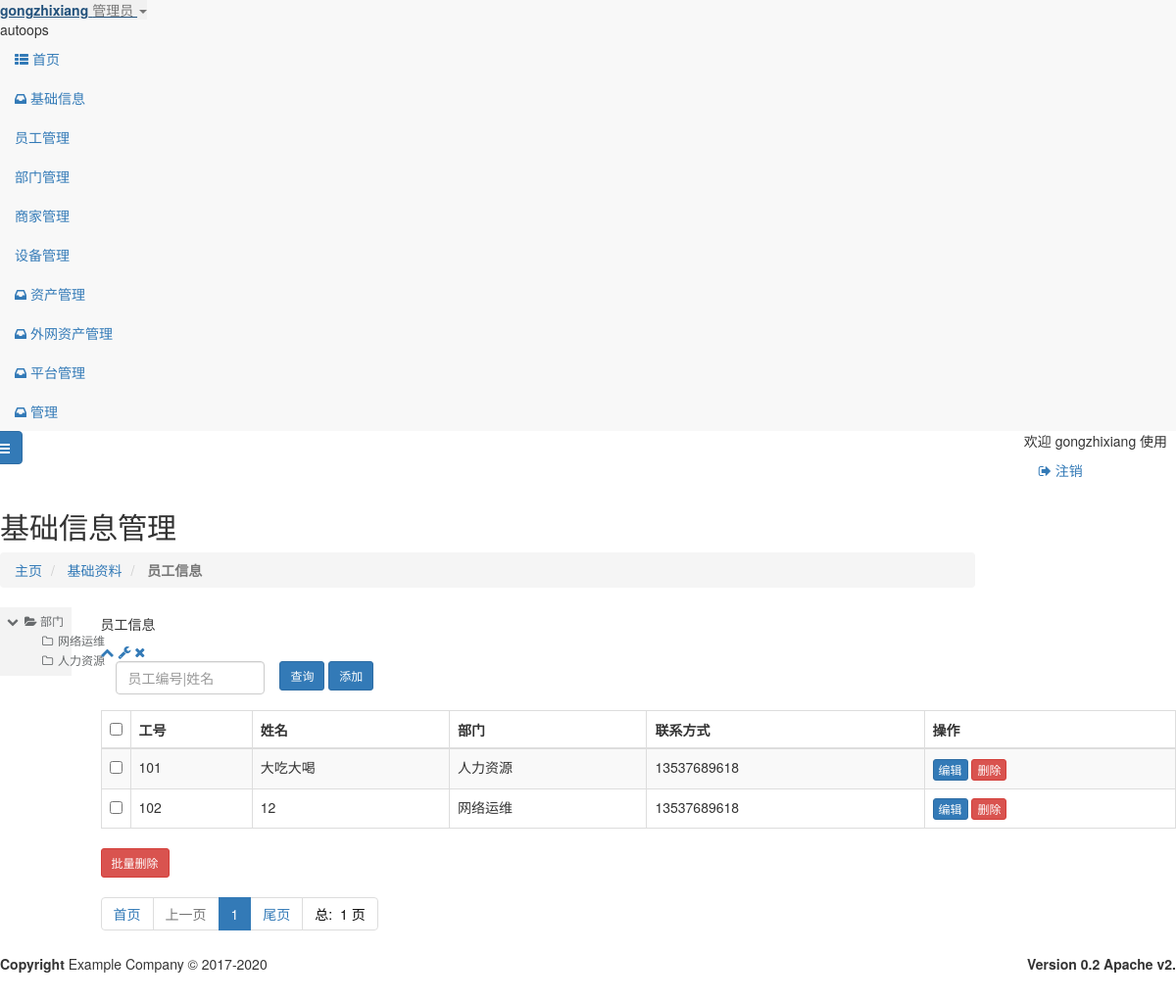
/base_info/person.html (signed in), run on an earlier commit of the app's database.
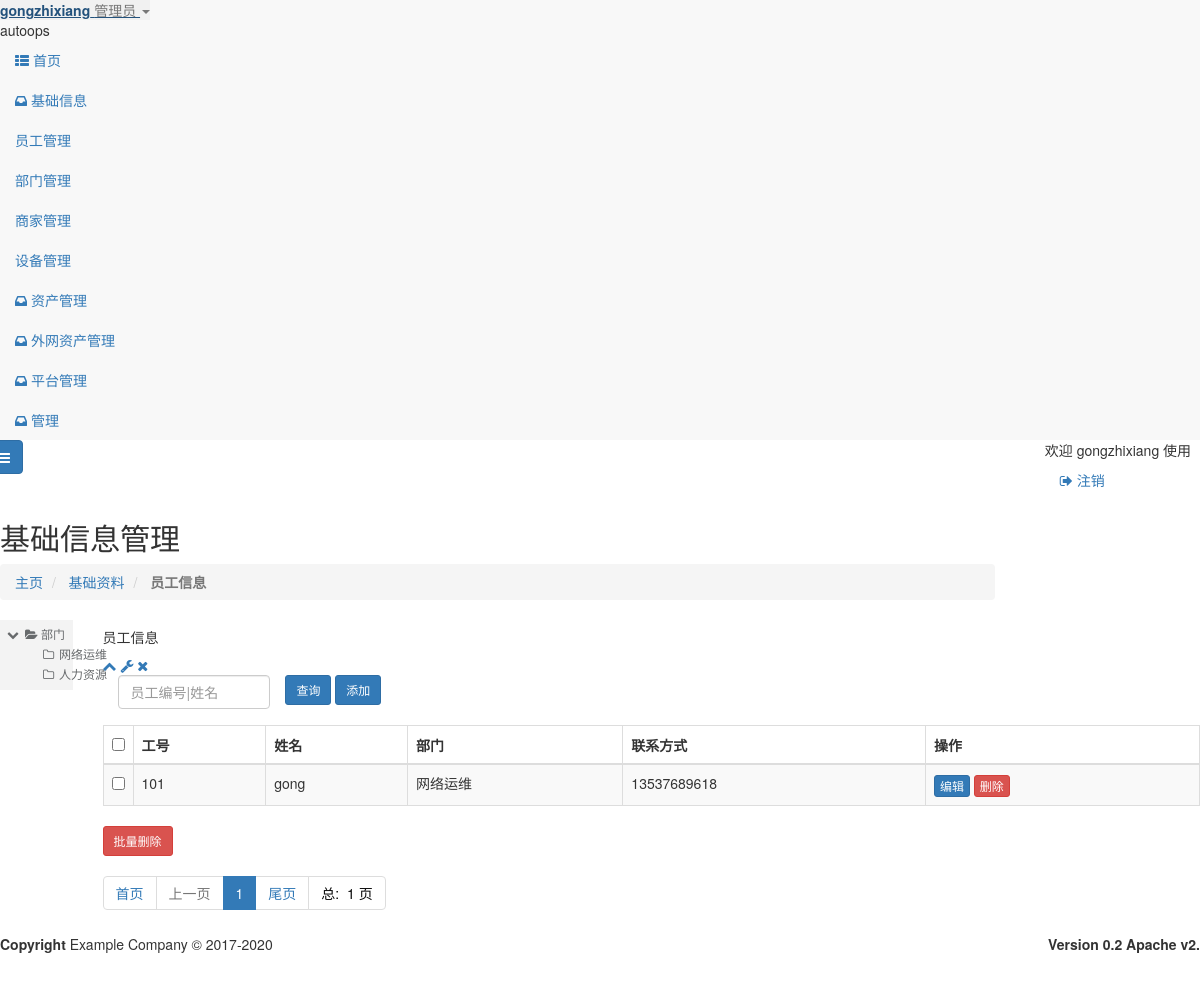
And on a later commit of the database.
### base_info/models.py (models this page shows)
class person(models.Model):
    uid = models.CharField(max_length=24, blank=False, verbose_name='工号',unique=True)
    name = models.CharField(max_length=24, blank=False, verbose_name='姓名')
    part = models.ForeignKey(to='department',to_field='id',on_delete=models.CASCADE,max_length=24, verbose_name='部门')
    mobile = models.CharField(max_length=11, verbose_name='手机号码')
    class Meta:
        db_table = "person_info"
        verbose_name = "员工信息"
        verbose_name_plural = '员工信息'

class department(models.Model):
    id = models.IntegerField(primary_key=True, blank=False, verbose_name='部门编号')
    name = models.CharField(max_length=16, blank=False, verbose_name='部门名称')
    class Meta:
        db_table = "department"
        verbose_name = "部门信息"
        verbose_name_plural = '部门信息'
    def __str__(self):
        return self.name

### base_info/views.py (the view)
# urls.py: path('person.html', views.PersonList.as_view(), name='person_list'),
class PersonList(LoginRequiredMixin, ListView):
    model = person
    template_name = 'base_info/person/person.html'
    context_object_name = "person_list"
    paginate_by = settings.DISPLAY_PER_PAGE
    ordering = ("uid")
    def get_context_data(self, *, object_list=None, **kwargs):
        search_data = self.request.GET.copy()
        print(search_data)
        try:
            search_data.pop("page")
        except BaseException as e:
            pass
        print(search_data.dict())
        print(search_data.urlencode())
        context = {
            "search_data": search_data.urlencode(),
            "base_info_class": 'active',
        }
        kwargs.update(context)
        return super().get_context_data(**kwargs)
    def get_queryset(self):
        if self.request.GET.get('name'):
            query = self.request.GET.get('name', None)
            try:
                queryset =super().get_queryset().filter(Q(name=query) | Q(uid=query) |Q(part_id=query)).order_by('-uid')
            except BaseException:
                queryset =super().get_queryset().filter(Q(name=query) | Q(uid=query)).order_by('-uid')
        else:
            queryset = super().get_queryset()
        return queryset

### templates/base_info/person/person.html (shortened to what this page needs)
{% extends "base.html" %}
{% load  static %}
{% block header-css %}
    <link href="{% static 'css/plugins/ztree/awesomeStyle/awesome.css' %}" rel="stylesheet">
{% endblock %}
{% block page-content %}
    <div class="row wrapper border-bottom white-bg page-heading ">
        <div class="col-lg-10">
            <h2>基础信息管理</h2>
            <ol class="breadcrumb">
                <li>
                    <a href="{% url "index" %}">主页</a>
                </li>
                <li>
                    <a>基础资料</a>
                </li>
                <li class="active">
                    <strong>员工信息</strong>
                </li>
            </ol>
        </div>
        <div class="col-lg-2" id="split-left">
        </div>
    </div>
    <div class="wrapper wrapper-content animated fadeInRight">
        <div class="row">
            <div class="col-lg-1" id="split-left">
                <div class="ibox float-e-margins">
                    <div class="ibox-content mailbox-content" style="padding-top: 0">
                        <div class="file-manager ">
                            <div class="clearfix">
                                <div data-options="iconCls:'icon-save'" title="ztree事件">
                                    <ul id="ztree4" class="ztree"></ul>
                                </div>
                            </div>
                        </div>
                    </div>
                </div>
            </div>
            <div class="col-lg-11" id="split-right">
                <div class="ibox float-e-margins">
                    <div class="ibox-title">
                        <h5>员工信息</h5>
                        <div class="ibox-tools">
                            <a class="collapse-link">
                                <i class="fa fa-chevron-up"></i>
                            </a>
                            <a class="dropdown-toggle" data-toggle="dropdown" href="#">
                                <i class="fa fa-wrench"></i>
                            </a>
                            <a class="close-link">
                                <i class="fa fa-times"></i>
                            </a>
                        </div>
                    </div>
                    <div class="ibox-content">
                        <div class="table-responsive">
                            <form id="cha" class="form-horizontal" action="{% url 'base_info:person_list' %}"
                                  method="GET">
                                <div class="col-md-2"><input type="text" class="form-control" name="name"
                                                             placeholder="员工编号|姓名" required></div>
                                <button class="btn btn-sm btn-primary" type="submit">查询</button>
                                <a href="{% url  'base_info:person_add' %}" class=" btn btn-sm btn-primary ">
                                    添加</a>
                            </form>
                        <div>&nbsp;</div>
                            <form id="del_form_cmdb_all" class="form-horizontal  "
                                  action="{% url "cmdb:cmdb_export" %}" method="post">
                                <table class="table table-striped table-bordered table-hover dataTables-cmdb">
                                    <thead>
                                    <tr>
                                        <th width="20"><input type="checkbox" id="CheckedAll"></th>
                                        <th>工号</th>
                                        <th>姓名</th>
                                        <th>部门</th>
                                        <th>联系方式</th>
                                        <th>操作</th>
                                    </tr>
                                    </thead>
                                    <tbody>
                                    {% for   row   in   person_list %}
                                        <tr class="gradeA" id="{{ row.id }}">
                                            <td><input type="checkbox" value="{{ row.id }}" name="id"></td>
                                            <td class="center">
                                                {{ row.uid }}
                                            </td>
                                            <td class="center">{{ row.name }}</td>
                                            <td class="center">{{ row.part }}</td>
                                            <td class="center">{{ row.mobile }}</td>
                                            <td><a class="btn btn-primary  btn-xs "
                                                   href="{% url "base_info:person_update" pk=row.id %}">编辑</a>
                                                <a class="btn btn-danger  btn-xs  person_del">删除</a>
                                            </td>
                                        </tr>
                                    {% endfor %}
                                    </tbody>
                                </table>
                                <a class="btn btn-sm btn-danger  cmdb_all_del"
                                >批量删除
                                </a>
                                <div>
                                    <ul class="pagination">
                                        <li><a href="{% url "base_info:person_list" %}?page=1">首页 </a></li>
                                        {% if  page_obj.has_previous %}
                                            <li>
                                                <a href="{% url "base_info:person_list" %}?page={{ page_obj.previous_page_number }}&{{ search_data }}">
                                                    上一页 </a></li>
                                        {% else %}
                                            <li class="disabled"><a> 上一页 </a></li>
                                        {% endif %}
                                        {% for p in paginator.page_range %}
                                            {% if  search_data %}
                                                {% if p == page_obj.number %}
                                                    <li class="active"><a
                                                            href="{% url "base_info:person_list" %}?page={{ p }}&{{ search_data }}"> {{ p }} </a>
                                                    </li>
                                                {% else %}
                                                    <li>
                                                        <a href="{% url "base_info:person_list" %}?page={{ p }}&{{ search_data }}"> {{ p }} </a>
                                                    </li>
                                                {% endif %}
                                            {% else %}
                                                {% if p == page_obj.number %}
                                                    <li class="active"><a
                                                            href="{% url "base_info:person_list" %}?page={{ p }}"> {{ p }} </a>
                                                    </li>
                                                {% else %}
                                                    <li>
                                                        <a href="{% url "base_info:person_list" %}?page={{ p }}"> {{ p }} </a>
                                                    </li>
                                                {% endif %}
                                            {% endif %}
                                        {% endfor %}
                                        <li>
                                            <a href="{% url "base_info:person_list" %}?page={{ page_obj.paginator.num_pages }}">尾页 </a>
                                        </li>
                                        <li><span
                                                style="color: #0a0a0a">总: &nbsp;{{ page_obj.paginator.num_pages }} 页 </span>
                                        </li>
                                    </ul>
                                </div>
                            </form>
                        </div>
                    </div>
                </div>
            </div>
        </div>
    </div>
{% endblock %}

### templates/base.html (shortened to what this page needs)
<!DOCTYPE html>
<html>
<head>
    {% include  "_css.html" %}
    {% block header-css %}
    {% endblock %}
</head>
<body>
<div id="wrapper" class="container1">
    {% include "_nav.html" %}
    <div id="page-wrapper" class="gray-bg">
        {% include  "_navbar-static-top.html" %}
        {% block page-content %}
        {% endblock %}
        {% include  "_footer.html" %}
    </div>
</div>
</body>
</html>

### templates/_css.html
{% load  static %}
<link href=" {% static  "css/bootstrap.min.css" %}" rel="stylesheet">
<link href="{% static  "font-awesome/css/font-awesome.css" %}" rel="stylesheet">
<link href="{% static  "css/animate.css" %}" rel="stylesheet">
<link href="{% static "css/style.css"  %} " rel="stylesheet">
<link href="{% static "css/datatables.min.css"%} "   rel="stylesheet">
<link href="{% static "css/plugins/select2/select2.min.css"%} "   rel="stylesheet">
<link href="{% static  "css/plugins/sweetalert/sweetalert.css"%}" rel="stylesheet">
<link href="{% static "css/animate.css"%}" rel="stylesheet">
<link href="{% static "css/style.css"%}" rel="stylesheet">
<link  href="{% static  "css/plugins/toastr/toastr.min.css" %}"  rel="stylesheet">

### templates/_nav.html (shortened to what this page needs)
<nav class="navbar-default navbar-static-side  " role="navigation">
    <div class="sidebar-collapse">
        <ul class="nav metismenu" id="side-menu">
            <li class="nav-header">
                <div class="dropdown profile-element">
                    <a data-toggle="dropdown" class="dropdown-toggle" href="#">
                            <span class="clear"> <span class="block m-t-xs"> <strong
                                    class="font-bold">{{ user }}</strong>
                             </span> <span class="text-muted text-xs block">
                                {% ifequal  user.is_superuser  1 %}
                                    管理员 {% else %} 普通用户 {% endifequal %}
                                <b class="caret"></b></span> </span>
                    </a>
                </div>
                <div class="logo-element">
                    autoops
                </div>
            </li>
            <li>
                <a href="{% url "index" %}"><i class="fa fa-th-list"></i> <span class="nav-label">首页</span>
                </a>
            </li>
            <li class="{{ base_info_class }}">
                <a href="#"><i class="fa fa-inbox"></i> <span class="nav-label">基础信息</span>
                    </a>
                <ul class="nav nav-second-level">
                    <li><a href="{% url "base_info:person_list" %}">员工管理</a></li>
                </ul>
                <ul class="nav nav-second-level">
                    <li><a href="{% url "base_info:part_list" %}">部门管理</a></li>
                </ul>
                <ul class="nav nav-second-level">
                    <li><a href="{% url "base_info:shop_list" %}">商家管理</a></li>
                </ul>
                <ul class="nav nav-second-level">
                    <li><a href="{% url "base_info:platform_list" %}">设备管理</a></li>
                </ul>
            </li>
                    <li class="{{ assets_class }}">
                <a href="#"><i class="fa fa-inbox"></i> <span class="nav-label">资产管理</span>
                    </a>
            </li>
            <li class="{{ cmdb_class }}">
                <a href="#"><i class="fa fa-inbox"></i> <span class="nav-label">外网资产管理</span>
                    </a>
            </li>
            <li class="{{ platform_class }}">
                <a href="#"><i class="fa fa-inbox"></i> <span class="nav-label">平台管理</span>
                    </a>
            </li>
            <li>
                <a href="#"><i class="fa fa-inbox"></i> <span class="nav-label">管理</span>
                    </a>
            </li>
        </ul>
    </div>
</nav>

### templates/_navbar-static-top.html
<div class="row border-bottom">
            <nav class="navbar navbar-static-top" role="navigation" style="margin-bottom: 0">
                <div class="navbar-header">
                    <a class="navbar-minimalize minimalize-styl-2 btn btn-primary " href="#"><i class="fa fa-bars"></i> </a>
                </div>
                <ul class="nav navbar-top-links navbar-right">
                    欢迎 {{  user  }} 使用   &nbsp; &nbsp; &nbsp; &nbsp; &nbsp;
                    <li>
                        <a href="">
                            <i class="fa fa-sign-out"></i> 注销
                        </a>
                    </li>
                </ul>
            </nav>
        </div>

### templates/_footer.html
  <div class="footer">
            <div class="pull-right">
               <strong>Version 0.2  Apache v2.</strong>
            </div>
            <div>
                <strong>Copyright</strong> Example Company &copy; 2017-2020
            </div>
        </div>

### templates/_js.html (shortened to what this page needs)
{% load  static %}

What changed in the data, as far as the page shows it:
removed person: uid "101", name "大吃大喝", part "人力资源", mobile "13537689618"
removed person: uid "102", name "12", part "网络运维", mobile "13537689618"
added person: uid "101", name "gong", part "网络运维", mobile "13537689618"
